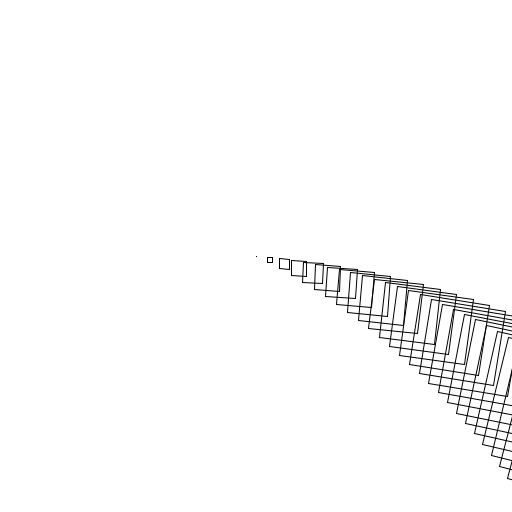
Frame 1 (no input)
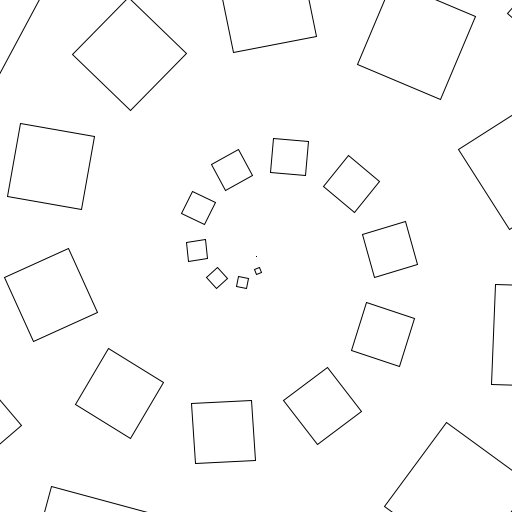
Frame 60 (the mouse pressed at the canvas centre just before this capture)
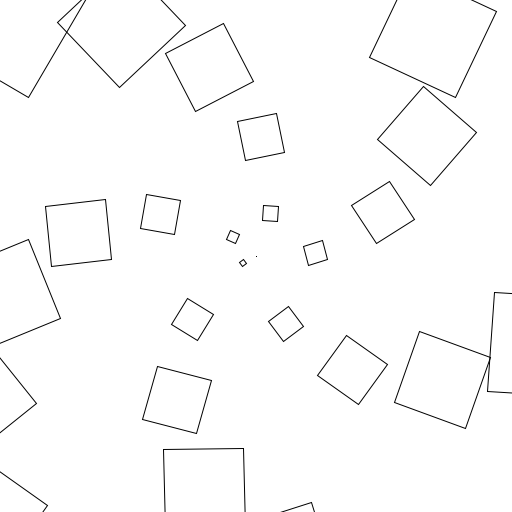
Frame 120 (the mouse held since frame 60 and released just before this capture)

The Processing sketch that drew these frames (run headless with seeded random() and noise(); from frame 60 on, the mouse is pressed at the canvas centre):

// Processing sketch: basicRotation
// ── basicRotation.pde
//The MIT License (MIT) - See Licence.txt for details

//Copyright (c) 2013 Mick Grierson, Matthew Yee-King, Marco Gillies

/*
This doesn't use any trigonometry (no sin, cos or tan stuff, and no PI), but has a very similar affect.
 
 It uses a value I've called 'time' to keep things moving round. Have a play with it. 
 */


float time = 0; /* This is going to function as a clock. We'll update it with a value every time a frame gets drawn*/

void setup() {
  size(512, 512);/* setup the size */
  frameRate(20);/* This sets the current frameRate */
}

void draw() {/* this does the drawing once per frame */
  background(255); /* clear the screen with white */
  translate(width/2, height/2); /* translate all the drawing to the middle of the screen */
  noFill(); /*stop the computer filling in shapes*/
  time=time+0.01; /* update the value in the variable 'time'. This means that we add 1 to 'time' every frame */
  for (int i = 0; i < 50; i++) { 
    /* this for loop organises the drawing. It will do the drawing 20 times (between 0 and 19)  */
    rotate(time); 
    /* rotate the coordinate system a bit */
    rect(i*12, i, i*5, i*5); 
    /* this is the actual drawing.
    This says 'Draw a line, starting from i,i (x and y location), and being of size i*5 in both width and depth
    because it's in a for loop, it gets 'called' (used) 20 times, with a different value for 'i' each time */
  }
}
